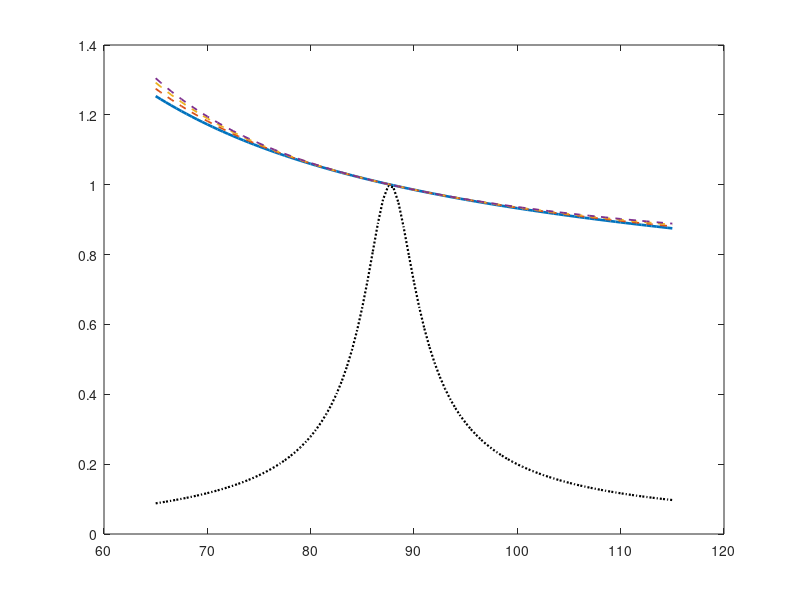

Write MATLAB code to recreate this figure. (Note: this script raises an error after producing the figure.)
% LLC 谐振腔 60V/300W 改腔设计 —— 方案A（换新变压器）
%
% 背景：现谐振腔按额定 400V/1kW 设计（Z0=181.5Ω），60V 下负载换算 Q=2~8，
%       高 Q 增益封顶 M≈1.0 且无升压区（实测 M≈0.8），60V 根本跑不出功率。
%       要用 60V/300W 电源跑真实功率，必须单独设计 60V 谐振腔。
%
% 方案A（60V/300W 专用腔）：
%   Lr = 7µH, Cr = 470nF, Lm = 24µH, fr ≈ 87.7kHz, Z0 ≈ 3.86Ω, h=Lm/Lr=3.43
%   满载 60V/300W：R_load=12Ω → Rac=(8/π²)·12=9.73Ω → Q≈0.40（功率守恒物理值）
%   **必须换新变压器**：现 PQ35 原边 Lm=2mH，方案A 需 Lm≈24µH（差 80 倍），
%   旧变压器不可用。新变压器 1:1、Lm≈24µH（如 PQ35 重绕 + 气隙，或小 E 磁芯）。
%
% Q 折算约定（与 llc_loop_design.m 一致）：
%   Rac 用功率守恒 V1rms²/P（物理值）。若照搬设计书的 Req=(8n²/π²)·Vo²/Po
%   半绕组约定，60V 的"纸面 Q"会严重低估、掩盖失败——60V 实测增益塌正是
%   物理 Q 高的证据。增益曲线/升压裕量一律以物理 Q 为准。
%
% 用法：matlab -batch "llc_rescale"
clear; clc;

%% ============ 方案A 参数 ============
Lr_new  = 7e-6;
Cr_new  = 470e-9;
Lm_new  = 24e-6;            % 新变压器励磁电感（1:1）
lam     = Lr_new/Lm_new;    % λ=0.2915
fr_new  = 1/(2*pi*sqrt(Lr_new*Cr_new));   % 87.7kHz
Z0_new  = sqrt(Lr_new/Cr_new);            % 3.86 ohm
Vin     = 60.0;
V1rms   = (2*sqrt(2)/pi)*Vin;             % 全桥基波 rms = 54V
R2Q     = @(R) Z0_new/(0.8106*R);         % 1:1 整绕组：Rac=(8/π²)·R
M       = @(la,q,fn) 1./sqrt((1+la-la./fn.^2).^2 + q.^2.*(fn-1./fn).^2);

fprintf('===== 方案A（60V/300W 专用腔） =====\n');
fprintf('Lr=%.1fuH  Cr=%.0fnF  Lm=%.0fuH  fr=%.1fkHz  Z0=%.2fΩ  λ=%.4f (h=%.2f)\n', ...
        Lr_new*1e6, Cr_new*1e9, Lm_new*1e6, fr_new/1e3, Z0_new, lam, 1/lam);

%% ============ 满载工作点（300W） ============
Rfull = Vin^2/300;                 % 12 ohm
Rac_f = 0.8106*Rfull;              % 9.73 ohm
Qfull = Z0_new/Rac_f;              % 0.397
fprintf('满载 60V/300W: R_load=%.1fΩ  Rac=%.2fΩ  Q=%.2f\n\n', Rfull, Rac_f, Qfull);

%% ============ 方案B 对照：把 400V 那套 Z0=181.5 搬到 60V ============
Qb = 181.5/Rac_f;
fprintf('===== 方案B 对照（400V 腔搬 60V，不可用） =====\n');
fprintf('Z0=181.5Ω @60V/300W: Q=%.1f —— 高 Q 增益封顶 M=1.0 无升压区，直接否决\n\n', Qb);

%% ============ 功率阶梯（谐振点 M=1） ============
loads = {12,'12Ω  (满载)',300; 15,'15Ω',240; 20,'20Ω',180; ...
         30,'30Ω',120; 46,'46Ω (现有电阻)',78};
fprintf('===== 方案A 功率阶梯（60V, fs=fr=87.7k, M=1） =====\n');
fprintf('%-22s %6s %6s %8s %7s\n','负载','R','Q','P','Rac');
for i=1:size(loads,1)
  R = loads{i,1};
  fprintf('%-22s %6.0f %6.2f %8.0f %7.2f\n', loads{i,2}, R, R2Q(R), 60^2/R, 0.8106*R);
end

%% ============ 增益曲线（方案A vs 方案B 满载） ============
fs = (65:0.5:115)*1e3;  fn = fs/fr_new;
figure('Color','w','Position',[60 60 900 520]);
plot(fs/1e3, M(lam, Qfull, fn), 'LineWidth',1.9); hold on;
for R=[15 20 30]
  plot(fs/1e3, M(lam, R2Q(R), fn), '--','LineWidth',1.3);
end
plot(fs/1e3, M(lam, 181.5/(0.8106*12), fn), 'k:', 'LineWidth',1.6); % 方案B
xline(fr_new/1e3,'k--','fr=87.7k'); yline(1,'k:','M=1'); grid on;
xlabel('fs [kHz]'); ylabel('M'); ylim([0 1.4]);
legend({'满载 12Ω (Q=0.40)','15Ω (Q=0.32)','20Ω (Q=0.24)','30Ω (Q=0.16)','方案B 400V腔搬60V (Q=18.7)'},'Location','best');
title('方案A (Lr=7uH/Cr=470nF/Lm=24uH) @60V 增益曲线 —— 满载 Q=0.4 平坦可调');
saveas(gcf, 'llc_rescale_60v300w.png');

%% ============ 满载增益 vs fs（看调压范围） ============
fprintf('\n===== 方案A 满载(12Ω) 各频率增益（60V 输出=60V×M） =====\n');
fprintf('%8s %8s %9s\n','fs[kHz]','M','Vout');
for f=[65 70 75 80 87.7 95 100 110 115]
  fprintf('%8.0f %8.3f %9.1f\n', f, M(lam, Qfull, f*1e3/fr_new), Vin*M(lam, Qfull, f*1e3/fr_new));
end
fprintf('\n结论：方案A 满载 Q≈0.4，曲线平缓（65k 时 M≈1.25 有升压余量，>87.7k 平滑降压），\n');
fprintf('      扫频不塌、软启平滑、闭环留有余量。代价：换 Lr/Cr + 新变压器（Lm≈24µH）。\n');
fprintf('      固件若跑方案A：LC_FS_NOM≈87.7k，范围约 65~115k，LC_K_GAIN_SCALE 按 Vin 重算。\n');
